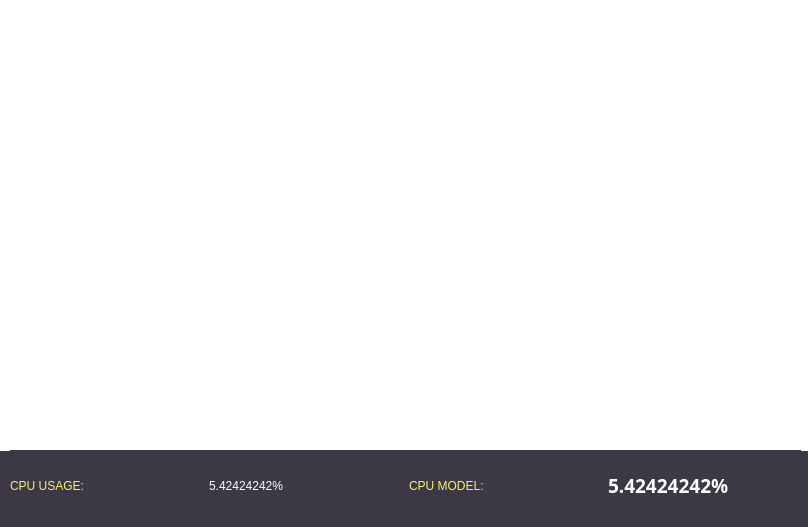
<?xml version="1.0" encoding="UTF-8"?>
<ui version="4.0">
 <class>MainWindow</class>
 <widget class="QMainWindow" name="MainWindow">
  <property name="geometry">
   <rect>
    <x>0</x>
    <y>0</y>
    <width>808</width>
    <height>527</height>
   </rect>
  </property>
  <property name="windowTitle">
   <string>MainWindow</string>
  </property>
  <property name="styleSheet">
   <string notr="true">background-color: rgb(61, 56, 70);</string>
  </property>
  <widget class="QWidget" name="centralwidget">
   <widget class="QCustomPlot" name="plot" native="true">
    <property name="geometry">
     <rect>
      <x>0</x>
      <y>0</y>
      <width>811</width>
      <height>451</height>
     </rect>
    </property>
    <property name="styleSheet">
     <string notr="true">background-color: rgb(255, 255, 255);</string>
    </property>
   </widget>
   <widget class="QWidget" name="horizontalLayoutWidget">
    <property name="geometry">
     <rect>
      <x>10</x>
      <y>450</y>
      <width>791</width>
      <height>71</height>
     </rect>
    </property>
    <layout class="QHBoxLayout" name="horizontalLayout">
     <item>
      <widget class="QLabel" name="cpu_usage">
       <property name="styleSheet">
        <string notr="true">border-color: rgb(249, 240, 107);
color: rgb(249, 240, 107);
font: 700 20pt &quot;ProggyClean CE Nerd Font&quot;;</string>
       </property>
       <property name="text">
        <string>CPU USAGE:</string>
       </property>
      </widget>
     </item>
     <item>
      <widget class="QLabel" name="perc_label">
       <property name="styleSheet">
        <string notr="true">border-color: rgb(249, 240, 107);
color: rgb(255, 255, 255);
font: 700 14pt &quot;ProggyClean CE Nerd Font&quot;;</string>
       </property>
       <property name="text">
        <string>5.42424242%</string>
       </property>
      </widget>
     </item>
     <item>
      <widget class="QLabel" name="perc_label_3">
       <property name="styleSheet">
        <string notr="true">border-color: rgb(249, 240, 107);
color: rgb(249, 240, 107);
font: 700 20pt &quot;ProggyClean CE Nerd Font&quot;;</string>
       </property>
       <property name="text">
        <string>CPU MODEL:</string>
       </property>
      </widget>
     </item>
     <item>
      <widget class="QLabel" name="model_label">
       <property name="enabled">
        <bool>true</bool>
       </property>
       <property name="sizePolicy">
        <sizepolicy hsizetype="Preferred" vsizetype="Preferred">
         <horstretch>0</horstretch>
         <verstretch>0</verstretch>
        </sizepolicy>
       </property>
       <property name="font">
        <font>
         <family>ProggyClean CE Nerd Font</family>
         <pointsize>14</pointsize>
         <italic>false</italic>
         <bold>true</bold>
        </font>
       </property>
       <property name="styleSheet">
        <string notr="true">border-color: rgb(249, 240, 107);
color: rgb(255, 255, 255);
font: 700 14pt &quot;ProggyClean CE Nerd Font&quot;;</string>
       </property>
       <property name="text">
        <string>5.42424242%</string>
       </property>
       <property name="alignment">
        <set>Qt::AlignLeading|Qt::AlignLeft|Qt::AlignVCenter</set>
       </property>
      </widget>
     </item>
    </layout>
   </widget>
  </widget>
 </widget>
 <customwidgets>
  <customwidget>
   <class>QCustomPlot</class>
   <extends>QWidget</extends>
   <header location="global">/home/doge/Downloads/QCustomPlot/qcustomplot.h</header>
   <container>1</container>
  </customwidget>
 </customwidgets>
 <resources/>
 <connections/>
</ui>
